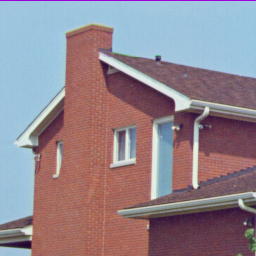
#> input picture misc/house.tiff, 256 x 256 px
$ python '1.Sobel’sOperator.py'
#> lines starting #> are read from the running program, lines starting #| are printed output that depends on the picture
import numpy as np
import cv2
import matplotlib.pyplot as plt

# Open the image
file = './misc/house.tiff'
img = cv2.imread(file, 0)
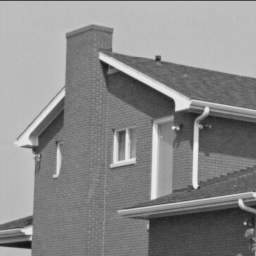
#> img: shape (256, 256); min 17, max 239, mean 138.1
h, w = img.shape
#> h = 256; w = 256
thr = 127

hx = np.array([[-1, 0, 1], [-2, 0, 2], [-1, 0, 1]])
hy = hx.T

Gx = np.zeros((h, w))
Gy = np.zeros((h, w))
Gxy = np.zeros((h, w))
G = np.zeros((h, w))
theta = np.zeros((h, w))
for i in range(1, h - 1):
    for j in range(1, h - 1):
        # Gradient
        Gx.itemset((i, j), np.sum(hx * img[i - 1:i + 2, j - 1:j + 2]))
        Gy.itemset((i, j), np.sum(hy * img[i - 1:i + 2, j - 1:j + 2]))

        # Edge Magnitude
        Gxy.itemset((i, j), np.sqrt(Gx[i, j] ** 2 + Gy[i, j] ** 2.0))

        # Check grandient with threshold
        if Gxy.item(i, j) > thr:
            G.itemset((i, j), 255)
        else:
            G.itemset((i, j), 0)
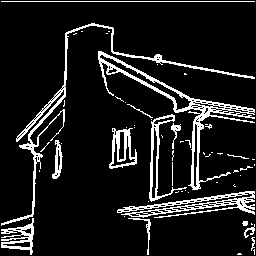
#> G: shape (256, 256) float64; 11.2% white in thin lines or dots
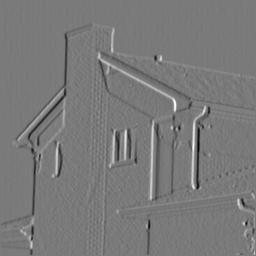
#> Gx: shape (256, 256) float64; min -564, max 611, mean -1.6; drawn with min black and max white
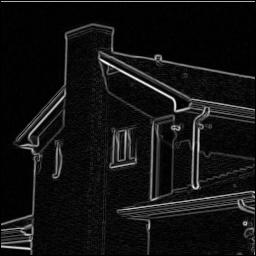
#> Gxy: shape (256, 256) float64; min 0, max 679.3, mean 49.7; drawn with min black and max white
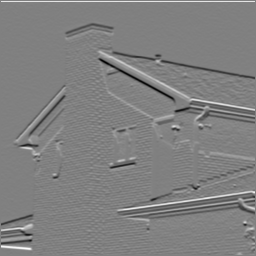
#> Gy: shape (256, 256) float64; min -602, max 592, mean -0.6; drawn with min black and max white

plt.figure(2, figsize=(12, 7))
plt.subplot(231)
plt.title(file), plt.axis('off')
plt.imshow(img, cmap='gray')

plt.subplot(232)
plt.title('Sobel Gx'), plt.axis('off')
plt.imshow(Gx, cmap='gray')

plt.subplot(233)
plt.title('Sobel Gy'), plt.axis('off')
plt.imshow(Gy, cmap='gray')

plt.subplot(234)
plt.title('Sobel Gradient'), plt.axis('off')
plt.imshow(Gxy, cmap='gray')

plt.subplot(235)
plt.title('Edge'), plt.axis('off')
plt.imshow(G, cmap='gray')

plt.imsave('house-Sobel-1.png', Gxy, cmap='gray')
plt.show()
